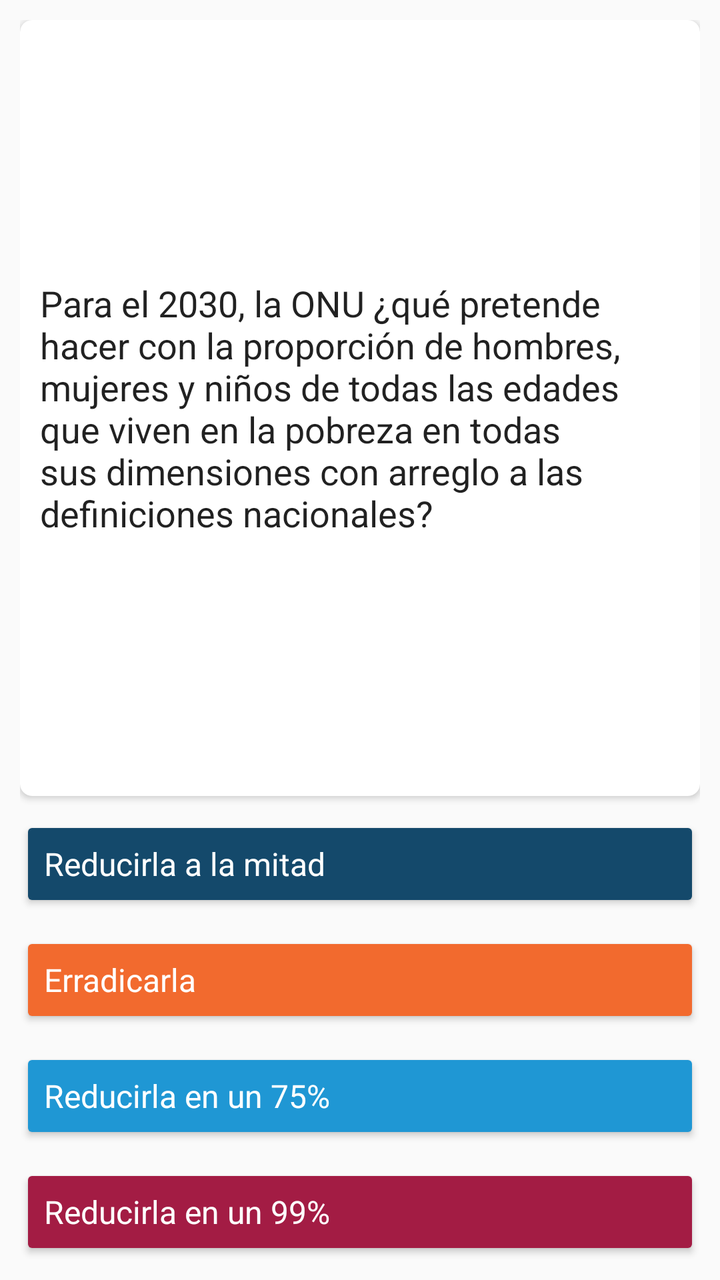
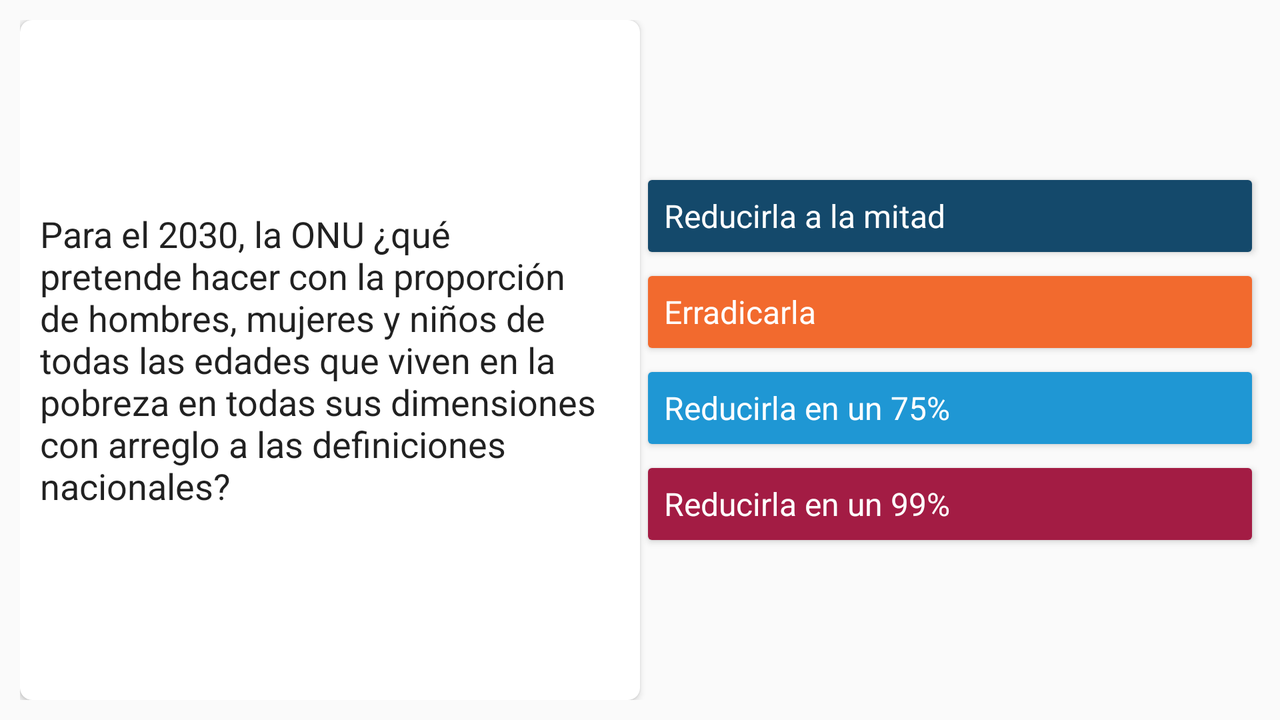

An Android layout and its configuration variant, each rendered on a device that would load it. The default file and the variant file are quoted in full after the pictures.
<!-- AndroidManifest.xml: application theme AppTheme -->
<!-- res/layout/question_layout.xml -->
<?xml version="1.0" encoding="utf-8"?>
<LinearLayout xmlns:android="http://schemas.android.com/apk/res/android"
    xmlns:app="http://schemas.android.com/apk/res-auto"
    android:layout_width="match_parent"
    android:layout_height="match_parent"
    android:layout_above="@+id/question_bar"
    android:layout_margin="10dp"
    android:orientation="vertical"
    >

    <android.support.v7.widget.CardView
        android:layout_width="match_parent"
        android:layout_height="wrap_content"
        app:cardCornerRadius="@dimen/card_radius"
        android:layout_weight="1"
        >

        <TextView
            android:id="@+id/question_text"
            android:layout_width="match_parent"
            android:layout_height="wrap_content"
            android:layout_margin="10dp"
            android:layout_gravity="center"
            android:textAppearance="@style/Question"
            android:text="Para el 2030, la ONU ¿qué pretende hacer con la proporción de hombres, mujeres y niños de todas las edades que viven en la pobreza en todas sus dimensiones con arreglo a las definiciones nacionales?"
            />

    </android.support.v7.widget.CardView>


    <Button
        android:layout_width="match_parent"
        android:layout_height="@dimen/question_response_size"
        android:layout_marginTop="10dp"
        android:backgroundTint="@color/ods17"
        android:text="Reducirla a la mitad"
        android:id="@+id/question_response_1"
        android:textAppearance="@style/Response"
        android:layout_gravity="center"
        android:gravity="left|center_vertical"
        />

    <Button
        android:layout_width="match_parent"
        android:layout_height="@dimen/question_response_size"
        android:layout_marginTop="10dp"
        android:backgroundTint="@color/ods9"
        android:text="Erradicarla"
        android:id="@+id/question_response_2"
        android:textAppearance="@style/Response"
        android:layout_gravity="center"
        android:gravity="left|center_vertical"
        />

    <Button
        android:layout_width="match_parent"
        android:layout_height="@dimen/question_response_size"
        android:layout_marginTop="10dp"
        android:backgroundTint="@color/ods14"
        android:text="Reducirla en un 75%"
        android:id="@+id/question_response_3"
        android:textAppearance="@style/Response"
        android:layout_gravity="center"
        android:gravity="left|center_vertical"
        />

    <Button
        android:layout_width="match_parent"
        android:layout_height="@dimen/question_response_size"
        android:layout_marginTop="10dp"
        android:backgroundTint="@color/ods8"
        android:text="Reducirla en un 99%"
        android:id="@+id/question_response_4"
        android:textAppearance="@style/Response"
        android:layout_gravity="center"
        android:gravity="left|center_vertical"
        />

</LinearLayout>
<!-- resources referenced by this layout -->
<resources>
  <color name="ods14">#1f97d4</color>
  <color name="ods17">#14496b</color>
  <color name="ods8">#a31c44</color>
  <color name="ods9">#f26a2e</color>
  <dimen name="card_radius">6dp</dimen>
  <dimen name="question_response_size">48dp</dimen>
  <style name="Question" parent="TextAppearance.AppCompat.Headline">
          <item name="android:textSize">18dp</item>
      </style>
  <style name="Response">
          <item name="android:textColor">@color/white</item>
          <item name="android:textSize">16dp</item>
      </style>
  <style name="AppTheme" parent="Theme.AppCompat.Light.DarkActionBar">
          
          <item name="colorPrimary">@color/colorPrimary</item>
          <item name="colorPrimaryDark">@color/colorPrimaryDark</item>
          <item name="colorAccent">@color/colorAccent</item>
      </style>
  <color name="white">#fff</color>
  <color name="colorPrimary">#3F51B5</color>
  <color name="colorPrimaryDark">#303F9F</color>
  <color name="colorAccent">#FF4081</color>
</resources>
<!-- res/layout-land/question_layout.xml (the repository's variant of the layout above) -->
<!-- drawn on the phone turned sideways -->
<?xml version="1.0" encoding="utf-8"?>

<LinearLayout xmlns:android="http://schemas.android.com/apk/res/android"
    xmlns:app="http://schemas.android.com/apk/res-auto"
    android:layout_width="match_parent"
    android:layout_height="match_parent"
    android:orientation="horizontal"
    android:layout_below="@+id/question_ods_layout"
    android:layout_above="@+id/question_bar"
    android:layout_margin="10dp"

    >

    <android.support.v7.widget.CardView
        android:layout_width="100dp"
        android:layout_height="match_parent"
        app:cardCornerRadius="@dimen/card_radius"
        android:layout_weight="1"
        android:layout_gravity="center_vertical"
        >

        <TextView
            android:id="@+id/question_text"
            android:layout_width="wrap_content"
            android:layout_height="wrap_content"
            android:layout_margin="10dp"
            android:layout_gravity="center"
            android:textAppearance="@style/Question"
            android:text="Para el 2030, la ONU ¿qué pretende hacer con la proporción de hombres, mujeres y niños de todas las edades que viven en la pobreza en todas sus dimensiones con arreglo a las definiciones nacionales?"
            />

    </android.support.v7.widget.CardView>


    <LinearLayout
        android:layout_width="100dp"
        android:layout_height="wrap_content"
        android:layout_weight="1"
        android:orientation="vertical"
        android:layout_gravity="center_vertical"
        >

        <Button
            android:layout_width="match_parent"
            android:layout_height="@dimen/question_response_size"
            android:backgroundTint="@color/ods17"
            android:text="Reducirla a la mitad"
            android:id="@+id/question_response_1"
            android:textAppearance="@style/Response"

            android:gravity="left|center_vertical"
            />

        <Button
            android:layout_width="match_parent"
            android:layout_height="@dimen/question_response_size"
            android:backgroundTint="@color/ods9"
            android:text="Erradicarla"
            android:id="@+id/question_response_2"
            android:textAppearance="@style/Response"
            android:gravity="left|center_vertical"
            />

        <Button
            android:layout_width="match_parent"
            android:layout_height="@dimen/question_response_size"
            android:backgroundTint="@color/ods14"
            android:text="Reducirla en un 75%"
            android:id="@+id/question_response_3"
            android:textAppearance="@style/Response"
            android:gravity="left|center_vertical"
            />

        <Button
            android:layout_width="match_parent"
            android:layout_height="@dimen/question_response_size"
            android:backgroundTint="@color/ods8"
            android:text="Reducirla en un 99%"
            android:id="@+id/question_response_4"
            android:textAppearance="@style/Response"
            android:gravity="left|center_vertical"
            />

    </LinearLayout>


</LinearLayout>
